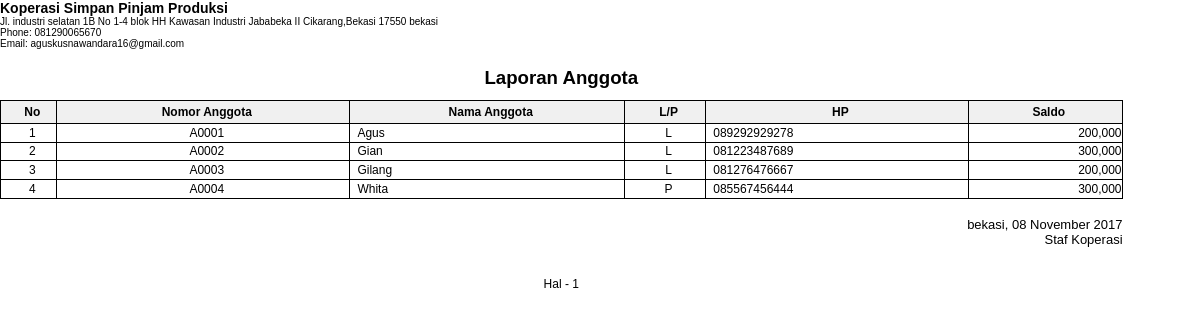
Page /modul/laporan/lapSimpanan.php on the committed database.
### tables this page shows
CREATE TABLE `profile` (
  `id` int(11) NOT NULL AUTO_INCREMENT,
  `koperasi` varchar(100) DEFAULT NULL,
  `alamat` varchar(100) DEFAULT NULL,
  `kota` varchar(50) DEFAULT NULL,
  `hp` varchar(30) DEFAULT NULL,
  `email` varchar(50) DEFAULT NULL,
  PRIMARY KEY (`id`)
);

CREATE TABLE `anggota` (
  `id_anggota` char(5) NOT NULL,
  `namaanggota` varchar(50) NOT NULL,
  `jk` char(2) NOT NULL,
  `tempat_lahir` varchar(50) NOT NULL,
  `tgl_lahir` date NOT NULL,
  `alamat` varchar(50) NOT NULL,
  `hp` char(12) NOT NULL,
  PRIMARY KEY (`id_anggota`)
);

### modul/laporan/lapSimpanan.php (the view, shortened to what this page needs)
<?php
include "../../koneksi/fungsikoperasi.php";
$kode1 = $_GET['kode1'];
$kode2 = $_GET['kode2'];
$pilih = $_GET['pilih'];
$judul = "Laporan Anggota <br>";
if ($pilih=='pilih'){
	$where = " WHERE id_anggota BETWEEN '$kode1' AND '$kode2'";
	$judul .= "Berdasarkan Nomor $kode1 s/d $kode2 <br>";
} else {
	$where = "";
}
$profil = "<span class='koperasi'>" . koperasi(1) . "</span><br>";
$profil .= alamatkoperasi(1);
$query = mysqli_query($koneksi,"SELECT * FROM anggota $where ORDER BY id_anggota");
function myHeader($profil, $judul){
	echo "<div class='profil'>" . $profil .
		"</div> <br>
		<div class='header'>
			<h2>" . $judul . "</h2>
		</div>
		<table class='grid'>
			<tr>
				<th width='5%'>No</th>
				<th>Nomor Anggota</th>
				<th>Nama Anggota</th>
				<th>L/P</th>
				<th>HP</th>
				<th>Saldo</th>
			</tr>";
}
$no = 1;
$page = 1;
while ($r_data=mysqli_fetch_array($query)){
	$saldo = saldo($r_data['id_anggota']);
	if (($no%40) == 1){
		myHeader($profil,$judul);
	}
	echo "<tr>
		<td align='center'>$no</td>
		<td align='center'>" . $r_data['id_anggota'] . "</td>
		<td align='left'>" . $r_data['namaanggota'] . "</td>
		<td align='center'>" . $r_data['jk'] . "</td>
		<td align='left'>" . $r_data['hp'] . "</td>
		<td align='right'>" . number_format($saldo) . "</td>
	</tr>";
	$no++;
}
echo "</table>";
echo "<div class='akhir' align='right'>";
$kota = kotakoperasi(1);
echo $kota . ", " . date('d F Y');
echo "<br>Staf Koperasi";
echo "<br><br><br>";
echo "</div>";
echo "<div class='page' align='center'>Hal - " . $page . "</div>";
?>

### koneksi/fungsikoperasi.php (shortened to what this page needs)
<?php
function koperasi($id){
	$koneksi=mysqli_connect('localhost','root','');
	mysqli_select_db($koneksi,'koperasi');
	$sql=mysqli_query($koneksi,"SELECT * FROM profile where id='$id'");
	$row=mysqli_num_rows($sql);
	if($row>0){
			$data=mysqli_fetch_array($sql);
			$hasil=$data['koperasi'];
		}else{
			$hasil=0;
		}
	return $hasil;
}
function alamatkoperasi($id){
	$koneksi=mysqli_connect('localhost','root','');
	mysqli_select_db($koneksi,'koperasi');
	$sql = mysqli_query($koneksi,"SELECT * FROM profile WHERE id='$id'");
	$r=mysqli_fetch_array($sql);
	$row = mysqli_num_rows($sql);
	if ($row>0){
		$hasil = $r['alamat'] . " " . $r['kota'] . "<br/>" .
				"Phone: " . $r['hp'] . "<br/>" .
				"Email: " . $r['email'] . "<br/>";
	} else {
		$hasil = "";
	}
	return $hasil;
}
function kotakoperasi($id){
	$koneksi=mysqli_connect('localhost','root','');
	mysqli_select_db($koneksi,'koperasi');
	$sql =mysqli_query($koneksi,"SELECT * FROM profile WHERE id='$id'");
	$data = mysqli_fetch_array($sql);
	$row = mysqli_num_rows($sql);
	if ($row>0){
		$hasil = $data['kota'];
	} else {
		$hasil = "";
	}
	return $hasil;
}
function simpanan($anggota){
	$koneksi=mysqli_connect('localhost','root','');
	mysqli_select_db($koneksi,'koperasi');
	$sql = mysqli_query($koneksi,"SELECT sum(jumlah) as total FROM simpanan WHERE id_anggota='$anggota'");
	$row = mysqli_num_rows($sql);
	if ($row > 0){
		$data = mysqli_fetch_array($sql);
		$hasil = $data['total'];
	} else {
		$hasil = 0;
	}
	return $hasil;
}
function pengambilan($anggota){
	$koneksi=mysqli_connect('localhost','root','');
	mysqli_select_db($koneksi,'koperasi');
	$sql = mysqli_query($koneksi,"SELECT sum(jumlah) as total FROM `pengambilan` WHERE id_anggota='$anggota'");
	$row = mysqli_num_rows($sql);
	if ($row > 0){
		$data = mysqli_fetch_array($sql);
		$hasil = $data['total'];
	} else {
		$hasil = 0;
	}
	return $hasil;
}
function saldo($anggota){
	$simpanan = simpanan($anggota);
	$pengambilan = pengambilan($anggota);
	$saldo = $simpanan - $pengambilan;
	return $saldo;
}

### modul/laporan/lapSimpanan.php (style rules this page uses)
* { font-family: Arial; margin:0px; padding:0px; }
table.grid { width:29.7cm ; font-size: 9pt; border-collapse:collapse; }
table.grid th { padding-top:1mm; padding-bottom:1mm; }
table.grid th { background: #F0F0F0; border-top: 0.2mm solid #000; border-bottom: 0.2mm solid #000; text-align:center; padding-left:0.2cm; border:1px solid #000; }
table.grid tr td { padding-top:0.5mm; padding-bottom:0.5mm; padding-left:2mm; border-bottom:0.2mm solid #000; border:1px solid #000; }
h2 { font-size: 14pt; }
.profil { display: block; width:20.4cm ; font-size:10px; margin:0px; padding:0px; }
.profil .koperasi { font-size:14px; font-weight:bold; }
.header { display: block; width:29.7cm ; margin-bottom: 0.3cm; text-align: center; }
.akhir { width:29.7cm ; font-size:13px; }
.page { width:29.7cm ; font-size:12px; }

### rows in the picture
anggota: id_anggota "A0001", namaanggota "Agus", jk "L", hp "089292929278", saldo "200,000"
profile: koperasi "Koperasi Simpan Pinjam Produksi", alamat "Jl. industri selatan 1B No 1-4 blok HH Kawasan Industri Jababeka II Cikarang,Bekasi 17550", kota "bekasi", hp "081290065670", email "aguskusnawandara16@gmail.com"
anggota: id_anggota "A0002", namaanggota "Gian", jk "L", hp "081223487689", saldo "300,000"
anggota: id_anggota "A0003", namaanggota "Gilang", jk "L", hp "081276476667", saldo "200,000"
anggota: id_anggota "A0004", namaanggota "Whita", jk "P", hp "085567456444", saldo "300,000"

### other values in the picture
$page "1"
